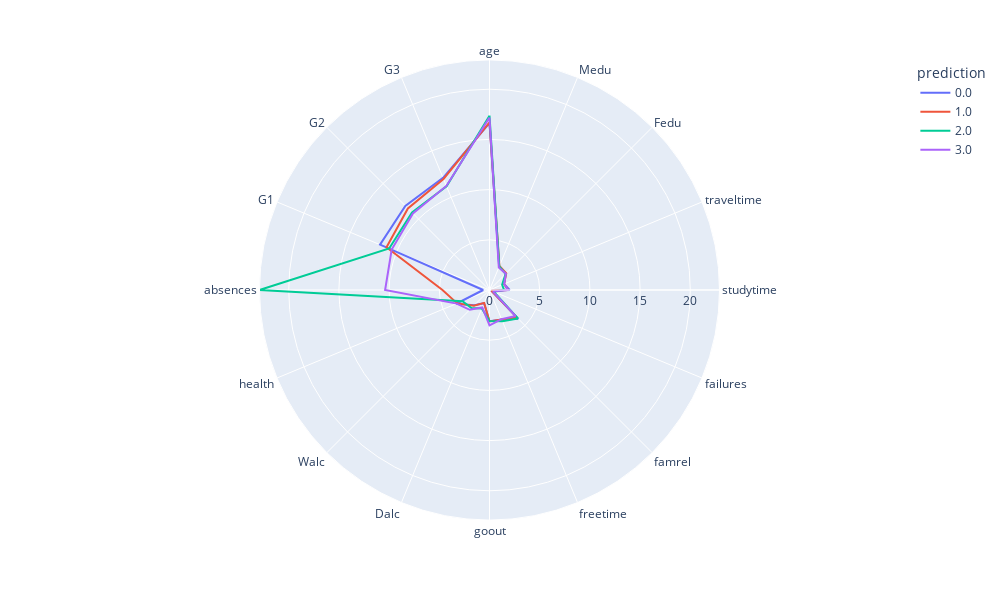

The notebook cell this image was saved under:
### Code cell
polar=dfpd.groupby("prediction").mean().reset_index()
polar=pd.melt(polar,id_vars=["prediction"])
fig4 = px.line_polar(polar, r="value", theta="variable", color="prediction", line_close=True,height=600,width=1000)
fig4.show()

### Figure 1 — Plotly figure (JSON) as saved in the notebook; plotly's stock layout.template omitted (floating-point values rounded to 4 significant figures)
{"data": [{"hovertemplate": "prediction=0.0<br>value=%{r}<br>variable=%{theta}<extra></extra>", "legendgroup": "0.0", "line": {"color": "#636efa", "dash": "solid"}, "mode": "lines", "name": "0.0", "r": [16.62, 2.508, 2.284, 1.568, 2.014, 0.1776, 4.038, 3.191, 3.112, 1.426, 2.156, 3.579, 0.6339, 11.8, 11.86, 12.1, 16.62], "showlegend": true, "subplot": "polar", "theta": ["age", "Medu", "Fedu", "traveltime", "studytime", "failures", "famrel", "freetime", "goout", "Dalc", "Walc", "health", "absences", "G1", "G2", "G3", "age"], "type": "scatterpolar"}, {"hovertemplate": "prediction=1.0<br>value=%{r}<br>variable=%{theta}<extra></extra>", "legendgroup": "1.0", "line": {"color": "#EF553B", "dash": "solid"}, "mode": "lines", "name": "1.0", "r": [16.7, 2.585, 2.36, 1.573, 1.848, 0.2134, 3.86, 3.171, 3.134, 1.39, 2.207, 3.482, 4.683, 11.1, 11.49, 11.98, 16.7], "showlegend": true, "subplot": "polar", "theta": ["age", "Medu", "Fedu", "traveltime", "studytime", "failures", "famrel", "freetime", "goout", "Dalc", "Walc", "health", "absences", "G1", "G2", "G3", "age"], "type": "scatterpolar"}, {"hovertemplate": "prediction=2.0<br>value=%{r}<br>variable=%{theta}<extra></extra>", "legendgroup": "2.0", "line": {"color": "#00cc96", "dash": "solid"}, "mode": "lines", "name": "2.0", "r": [17.36, 2.545, 2.273, 1.364, 1.455, 0.4545, 4, 3.364, 3.091, 2, 2.545, 2.909, 22.91, 10.82, 10.91, 11.18, 17.36], "showlegend": true, "subplot": "polar", "theta": ["age", "Medu", "Fedu", "traveltime", "studytime", "failures", "famrel", "freetime", "goout", "Dalc", "Walc", "health", "absences", "G1", "G2", "G3", "age"], "type": "scatterpolar"}, {"hovertemplate": "prediction=3.0<br>value=%{r}<br>variable=%{theta}<extra></extra>", "legendgroup": "3.0", "line": {"color": "#ab63fa", "dash": "solid"}, "mode": "lines", "name": "3.0", "r": [17.19, 2.426, 2.306, 1.583, 1.824, 0.3611, 3.667, 3.139, 3.519, 1.88, 2.787, 3.537, 10.4, 10.55, 10.79, 11.22, 17.19], "showlegend": true, "subplot": "polar", "theta": ["age", "Medu", "Fedu", "traveltime", "studytime", "failures", "famrel", "freetime", "goout", "Dalc", "Walc", "health", "absences", "G1", "G2", "G3", "age"], "type": "scatterpolar"}], "layout": {"height": 600, "legend": {"title": {"text": "prediction"}, "tracegroupgap": 0}, "margin": {"t": 60}, "polar": {"angularaxis": {"direction": "clockwise", "rotation": 90}, "domain": {"x": [0, 1], "y": [0, 1]}}, "width": 1000}}
